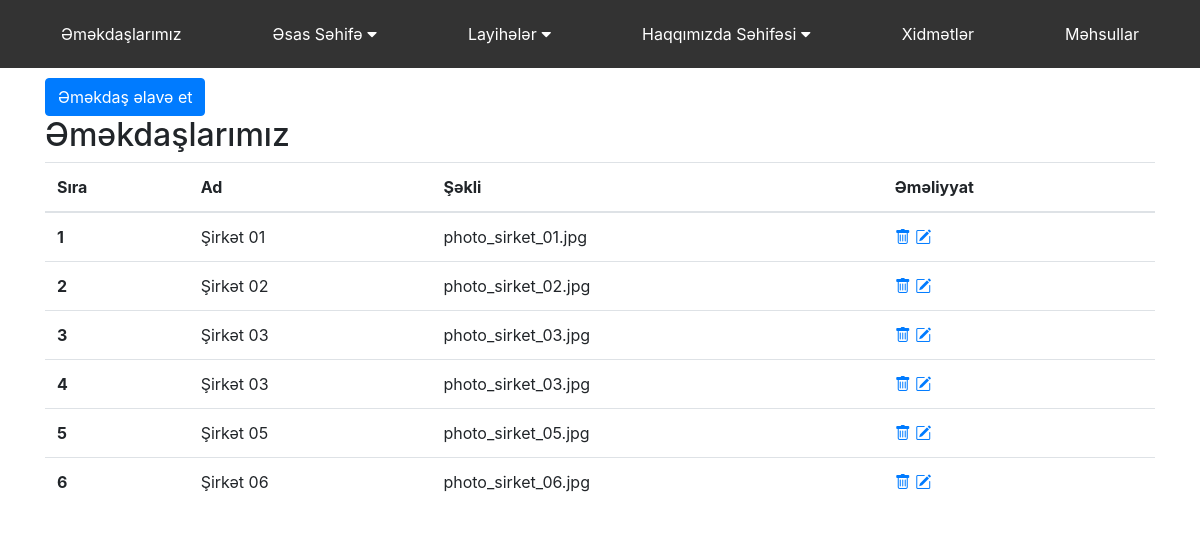
The page /admin/partners on the database its author committed.
### app/models.py (models this page shows)
class PartnerSlider(db.Model):
    id = db.Column(db.Integer, primary_key=True)
    name = db.Column(db.String(100))
    img = db.Column(db.String(100))

### admin/routes.py (the view)
@admin_bp.route('/partners')
def index_partner():
    from app.models import PartnerSlider
    partnerSlider = PartnerSlider.query.all()
    return render_template('admin/partners.html',partners=partnerSlider)

### admin/templates/admin/partners.html (shortened to what this page needs)
{% extends "admin/base.html" %}
{% block page %}
<div class="container">
    <a href="/admin/partners/add"><button class="btn btn-primary">Əməkdaş əlavə et</button></a>
    <h2>Əməkdaşlarımız</h2>
    <table class="table">
        <thead>
        <tr>
            <th scope="col">Sıra</th>
            <th scope="col">Ad</th>
            <th scope="col">Şəkli</th>
            <th scope="col">Əməliyyat</th>
        </tr>
        </thead>
        <tbody>
        {% for partner in partners %}
        <tr>
            <th>{{partner.id}}</th>
            <td>{{partner.name}}</td>
            <td>{{partner.img}}</td>
            <td>
                <a href="/admin/partners/delete/{{partner.id}}"><i class="bi bi-trash"></i></a>
                <a href="/admin/partners/update/{{partner.id}}"><i class="bi bi-pencil-square"></i></i></a>
            </td>
        </tr>
        {% endfor %}
        </tbody>
    </table>
</div>
{% endblock %}

### rows shown on the page
PartnerSlider: id "1", name "Şirkət 01", img "photo_sirket_01.jpg"
PartnerSlider: id "2", name "Şirkət 02", img "photo_sirket_02.jpg"
PartnerSlider: id "3", name "Şirkət 03", img "photo_sirket_03.jpg"
PartnerSlider: id "4", name "Şirkət 03", img "photo_sirket_03.jpg"
PartnerSlider: id "5", name "Şirkət 05", img "photo_sirket_05.jpg"
PartnerSlider: id "6", name "Şirkət 06", img "photo_sirket_06.jpg"
